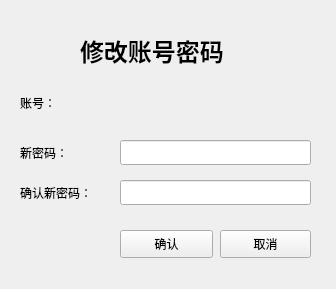
<?xml version="1.0" encoding="UTF-8"?>
<ui version="4.0">
 <class>EditAccountPassDialog</class>
 <widget class="QWidget" name="EditAccountPassDialog">
  <property name="geometry">
   <rect>
    <x>0</x>
    <y>0</y>
    <width>336</width>
    <height>289</height>
   </rect>
  </property>
  <property name="windowTitle">
   <string>验证管理员密码</string>
  </property>
  <widget class="QLabel" name="label">
   <property name="geometry">
    <rect>
     <x>80</x>
     <y>20</y>
     <width>201</width>
     <height>61</height>
    </rect>
   </property>
   <property name="text">
    <string>&lt;html&gt;&lt;head/&gt;&lt;body&gt;&lt;h1 style=&quot; margin-top:18px; margin-bottom:12px; margin-left:0px; margin-right:0px; -qt-block-indent:0; text-indent:0px;&quot;&gt;&lt;span style=&quot; font-size:xx-large; font-weight:600;&quot;&gt;修改账号密码&lt;/span&gt;&lt;/h1&gt;&lt;/body&gt;&lt;/html&gt;</string>
   </property>
  </widget>
  <widget class="QLabel" name="label_3">
   <property name="geometry">
    <rect>
     <x>20</x>
     <y>140</y>
     <width>72</width>
     <height>25</height>
    </rect>
   </property>
   <property name="text">
    <string>新密码：</string>
   </property>
  </widget>
  <widget class="QLineEdit" name="passEdit">
   <property name="geometry">
    <rect>
     <x>120</x>
     <y>140</y>
     <width>191</width>
     <height>25</height>
    </rect>
   </property>
  </widget>
  <widget class="QPushButton" name="okBtn">
   <property name="geometry">
    <rect>
     <x>120</x>
     <y>230</y>
     <width>93</width>
     <height>28</height>
    </rect>
   </property>
   <property name="text">
    <string>确认</string>
   </property>
  </widget>
  <widget class="QPushButton" name="cancelBtn">
   <property name="geometry">
    <rect>
     <x>220</x>
     <y>230</y>
     <width>91</width>
     <height>28</height>
    </rect>
   </property>
   <property name="text">
    <string>取消</string>
   </property>
  </widget>
  <widget class="QLabel" name="label_4">
   <property name="geometry">
    <rect>
     <x>20</x>
     <y>90</y>
     <width>72</width>
     <height>25</height>
    </rect>
   </property>
   <property name="text">
    <string>账号：</string>
   </property>
  </widget>
  <widget class="QLabel" name="userNameLabel">
   <property name="geometry">
    <rect>
     <x>120</x>
     <y>90</y>
     <width>161</width>
     <height>25</height>
    </rect>
   </property>
   <property name="text">
    <string/>
   </property>
  </widget>
  <widget class="QLineEdit" name="pass2Edit">
   <property name="geometry">
    <rect>
     <x>120</x>
     <y>180</y>
     <width>191</width>
     <height>25</height>
    </rect>
   </property>
  </widget>
  <widget class="QLabel" name="label_5">
   <property name="geometry">
    <rect>
     <x>20</x>
     <y>180</y>
     <width>91</width>
     <height>25</height>
    </rect>
   </property>
   <property name="text">
    <string>确认新密码：</string>
   </property>
  </widget>
 </widget>
 <resources/>
 <connections/>
</ui>
